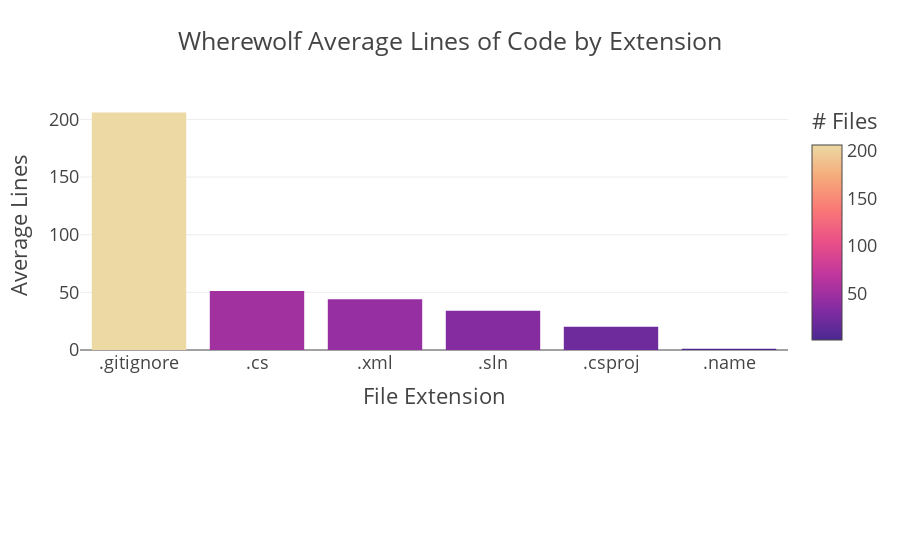

Notebook code for this chart:
### Code cell
# Generate a bar chart of the total lines of code by extension sorted by number of files
fig = px.bar(df_files.groupby('Extension').agg({'avg_lines': 'mean'}).sort_values(by='avg_lines', ascending=False).reset_index(),
                title=project_name + ' Average Lines of Code by Extension',
                x='Extension',
                y='avg_lines',
                color='avg_lines',
                labels=file_labels)

fig.update_layout(xaxis_title='File Extension', yaxis_title='Average Lines', margin=dict(b=200), legend_title_text='# Files')
fig.layout.coloraxis.colorbar.title = '# Files'

format_and_show(fig)

### Figure 1 — Plotly figure (JSON) as saved in the notebook; plotly's stock layout.template omitted (floating-point values rounded to 4 significant figures)
{"data": [{"alignmentgroup": "True", "hovertemplate": "Extension=%{x}<br>avg_lines=%{marker.color}<extra></extra>", "legendgroup": "", "marker": {"color": [206, 51.28, 44, 34, 20.25, 1], "coloraxis": "coloraxis", "pattern": {"shape": ""}}, "name": "", "offsetgroup": "", "orientation": "v", "showlegend": false, "textposition": "auto", "type": "bar", "x": [".gitignore", ".cs", ".xml", ".sln", ".csproj", ".name"], "xaxis": "x", "y": [206, 51.28, 44, 34, 20.25, 1], "yaxis": "y"}], "layout": {"barmode": "relative", "coloraxis": {"colorbar": {"title": {"text": "# Files"}}, "colorscale": [[0, "rgb(75, 41, 145)"], [0.1667, "rgb(135, 44, 162)"], [0.3333, "rgb(192, 54, 157)"], [0.5, "rgb(234, 79, 136)"], [0.6667, "rgb(250, 120, 118)"], [0.8333, "rgb(246, 169, 122)"], [1, "rgb(237, 217, 163)"]]}, "height": 550, "legend": {"title": {"text": "# Files"}, "tracegroupgap": 0}, "margin": {"b": 200}, "title": {"text": "Wherewolf Average Lines of Code by Extension"}, "xaxis": {"anchor": "y", "domain": [0, 1], "title": {"text": "File Extension"}}, "yaxis": {"anchor": "x", "domain": [0, 1], "title": {"text": "Average Lines"}}}}
